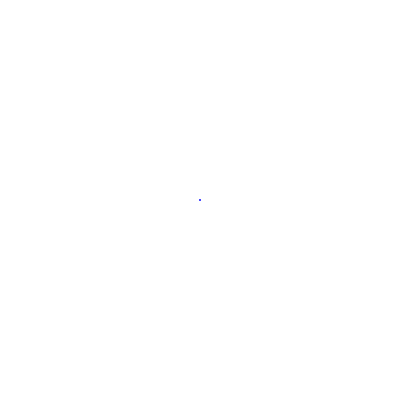
Frame 1 (no input)
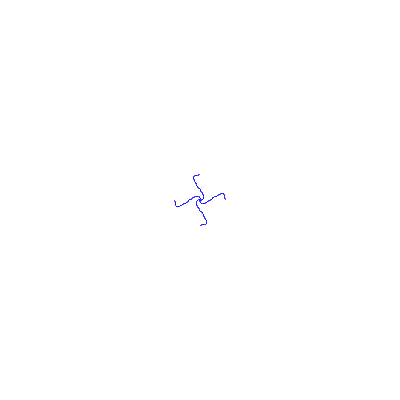
Frame 60 (the mouse pressed at the canvas centre just before this capture)
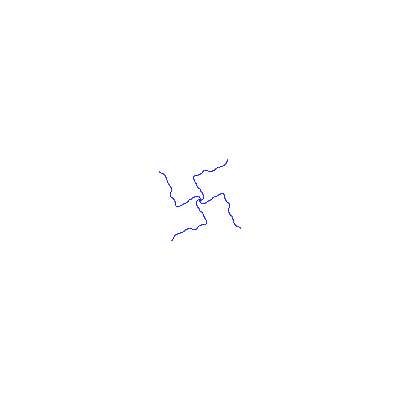
Frame 120 (the mouse held since frame 60 and released just before this capture)

The Processing sketch that drew these frames (run headless with seeded random() and noise(); from frame 60 on, the mouse is pressed at the canvas centre):

// Processing sketch: c_Symmetry_01
// ── c_Symmetry_01.pde
/* 
 --------------------------
 ** PLEASE READ INFO TAB **
 --------------------------
 
*/

////////////////////////// GLOBALS ///////////////////////////

float angleStep = 90;
Motif myMotif; 

////////////////////////// SETUP ///////////////////////////
void setup() {
  size(400, 400);
  smooth();
  background(255);
  myMotif = new Motif(0, 0, 0.15);

}

////////////////////////// DRAW ///////////////////////////
void draw() {
  translate(width/2, height/2);
  
  for (float theta = 0; theta < 360; theta += angleStep) {
    myMotif.render();
    myMotif.move();
    rotate( radians(angleStep) );
  }
}

////////////////////////// CLASS ///////////////////////////
//We create a very simple class to draw our pattern.
class Motif {
  float x, y;
  float angle;
  float angleFactor;

  Motif(float x, float y, float angleFactor) {
    this.x = x;
    this.y = y;
    this.angleFactor = angleFactor;
  }

  void render() {
    stroke(0,0,255);
    point(x, y);
  }

  void move() {
    angle += random(-0.2, 0.2);
    x += cos(angle) * angleFactor;
    y += sin(angle) * angleFactor;
  }
  
   void move2() {
    float nX = noise(x*0.0096, y*0.0096) * 73;
    float nY = noise(x*0.0096, y*0.0096) * 73;
    //angle += noise(-nX,nX);

    x += cos(nX) * 0.139;
    y += sin(nY) * 0.139;
  }
}


void keyPressed() {
  if (key == 'q' || key == 'Q') setup();
}


// ── INFO.pde
/*

/////////////////////////////////
DESSINES MOI DES BOUCLES FOR EVER
WORKSHOP FREE ART BUREAU 08.11.14
/////////////////////////////////

-------------------------------
Sketch : c_Symmetry_01
--------------------------------

This sketch demonstrates a basic symmetry
class that repeats a line drawn randomly


************************
FREE ART BUREAU INFO
http://freeartbureau.org

******************************** END


*NB

----------------------------------------------
*/
